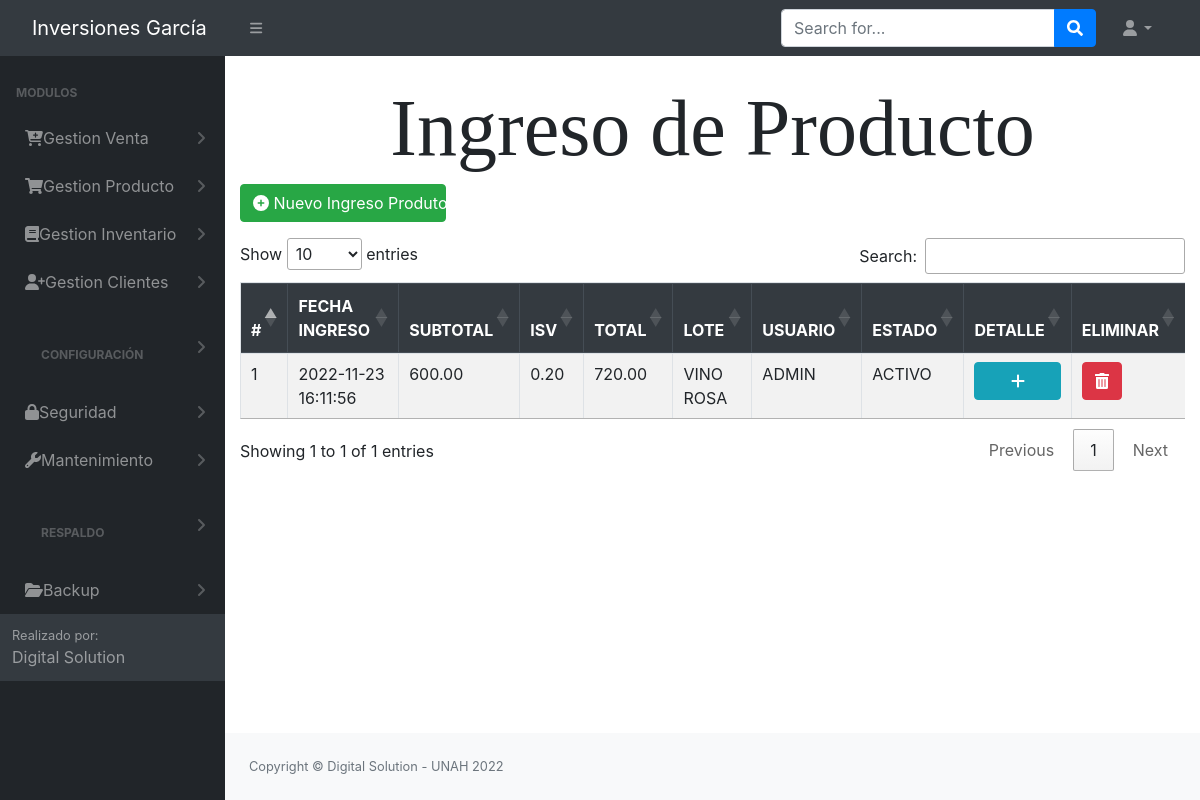
The app's page /src/Inventario_materia.php (signed in), older data.
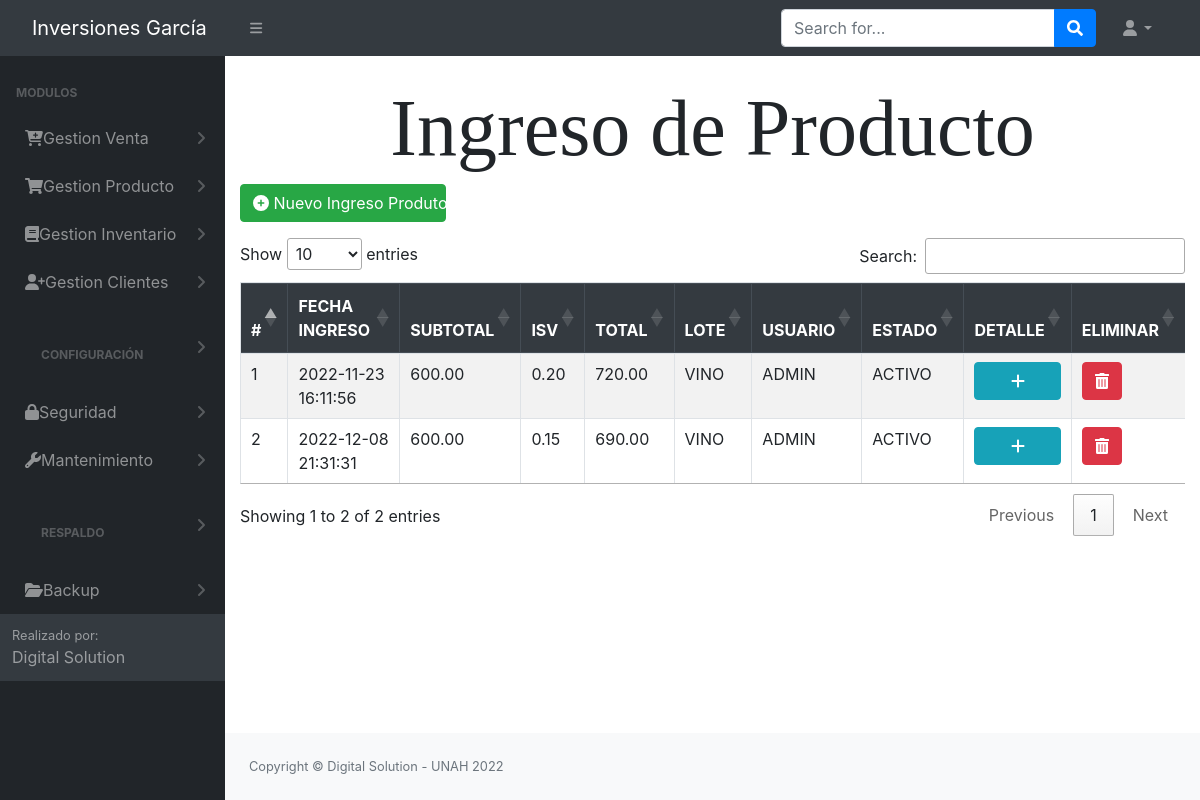
The same page, newer data.
### tables this page shows
CREATE TABLE `tbl_permisos` (
  `id_permiso` int(11) NOT NULL AUTO_INCREMENT,
  `id_rol` int(11) NOT NULL,
  `permiso_insercion` int(11) NOT NULL,
  `permiso_eliminacion` int(11) NOT NULL,
  `permiso_modificar` int(11) NOT NULL,
  `permiso_consultar` int(11) NOT NULL,
  `id_objeto` int(11) NOT NULL,
  `pdf` int(11) NOT NULL,
  PRIMARY KEY (`id_permiso`),
  KEY `id_objeto` (`id_objeto`),
  KEY `id_rol` (`id_rol`)
);

CREATE TABLE `tbl_modulos` (
  `id_objeto` int(11) NOT NULL AUTO_INCREMENT,
  `Objeto` varchar(100) NOT NULL,
  `descripcion_objeto` varchar(30) NOT NULL,
  `id_padre` int(11) NOT NULL,
  `URL` varchar(100) NOT NULL,
  PRIMARY KEY (`id_objeto`)
);

CREATE TABLE `tbl_ingreso_producto` (
  `id` int(11) NOT NULL AUTO_INCREMENT,
  `id_usuario` int(11) NOT NULL,
  `id_lote` int(11) NOT NULL,
  `sub_total` decimal(10,2) DEFAULT NULL,
  `isv` decimal(10,2) DEFAULT NULL,
  `total` decimal(10,2) NOT NULL,
  `fecha` timestamp NOT NULL DEFAULT current_timestamp() ON UPDATE current_timestamp(),
  `estado` varchar(25) DEFAULT NULL,
  PRIMARY KEY (`id`),
  KEY `id_usuario` (`id_usuario`),
  KEY `id_lote` (`id_lote`)
);

CREATE TABLE `tbl_lote` (
  `id` int(11) NOT NULL AUTO_INCREMENT,
  `descripcion` varchar(20) DEFAULT NULL,
  `cantidad` int(11) NOT NULL,
  `id_tipo_producto` int(11) NOT NULL,
  PRIMARY KEY (`id`),
  KEY `id_tipo_producto` (`id_tipo_producto`)
);

CREATE TABLE `tbl_usuario` (
  `id_usuario` int(11) NOT NULL AUTO_INCREMENT,
  `nombre` varchar(100) NOT NULL,
  `correo` varchar(100) NOT NULL,
  `usuario` varchar(20) NOT NULL,
  `clave` varchar(50) NOT NULL,
  `id_rol` int(11) NOT NULL,
  `fecha_ultima_conexion` timestamp NOT NULL DEFAULT current_timestamp() ON UPDATE current_timestamp(),
  `preguntas_contestadas` int(11) NOT NULL,
  `primer_ingreso` int(11) NOT NULL,
  `fecha_vencimiento` date NOT NULL DEFAULT '0000-00-00',
  `id_estado` int(11) NOT NULL,
  `id_empleado` int(11) NOT NULL,
  PRIMARY KEY (`id_usuario`),
  KEY `id_rol` (`id_rol`),
  KEY `estado` (`id_estado`),
  KEY `id_empleado` (`id_empleado`),
  CONSTRAINT `tbl_usuario_ibfk_1` FOREIGN KEY (`id_estado`) REFERENCES `tbl_estado` (`id_estado`),
  CONSTRAINT `tbl_usuario_ibfk_2` FOREIGN KEY (`id_rol`) REFERENCES `tbl_roles` (`id_rol`)
);

### config/conex.php (called while the page is built, shortened)
<?php
     function getConexion()
    {
        $db = new PDO('mysql:host=localhost:3306;dbname=bd_inversiones_garcia', 'root', '');
        return $db;
    }
?>

### modelos/modelo_principal.php (called while the page is built, shortened)
<?php
class ModeloPrincipal
{
    private $db;
    private $datos;
    public function __construct()
    {
        require_once '../config/conex.php';
        $this->db = getConexion();
    }
    public function insertargeneral($sql)
    {
        $this->db = getConexion();
        $resultado = $this->db->query($sql);
        if ($resultado) {
            return true;
        } else {
            return false;
        }
    }
    public function mostrargeneral($consulta)
    {
        $resu = $this->db->query($consulta);
        while ($filas = $resu->FETCHALL(PDO::FETCH_ASSOC)) {
            $this->datos[] = $filas;
        }
        return $this->datos;
    }
}

### controladores/controlador_ingreso_Prod.php (the view, shortened to what the changed rows need)
<?php
include_once '../modelos/modelo_principal.php';
include '../config/conn.php';
$id = $_SESSION['rol'];
$sql = mysqli_query($conn, "SELECT * FROM tbl_permisos where ID_OBJETO = 11 and ID_ROL = '$id'");
$row = mysqli_fetch_array($sql);
$eliminar = $row['permiso_eliminacion'];
class CompraContralador
{
    static public function mostrarIngproducto()
    {
        global $eliminar;
        $compras = new ModeloPrincipal();
        $matrizCompras = $compras->mostrargeneral("select tc.*,tp.descripcion,tu.USUARIO from tbl_ingreso_producto tc inner join tbl_lote tp ON tc.id_lote = tp.id inner join tbl_usuario tu on tc.id_usuario = tu.id_usuario");
        $ii = 0;
        if($matrizCompras != null)
        {
            foreach ($matrizCompras as $key => $value) {
                foreach ($value as $registro) {?>
                <tr>
                <td><?=$ii = $ii + 1?></td>
                  <td><?=$registro['fecha']?></td>
                    <td><?=$registro['sub_total']?></td>
                    <td><?=$registro['isv']?></td>
                    <td><?=$registro['total']?></td>
                    <td><?=$registro['descripcion']?></td>
                    <td><?=$registro['USUARIO']?></td>
                    <td><?=$registro['estado'] == '' ? 'ACTIVO' : 'CANCELADO'?></th>
                    <th><a href="../src/vista_detalle_ingProd.php?id=<?=$registro['id']?>" class='btn btn-round btn-info btn-block'><i class='fa-solid fa-plus'></i></a></th>
                    <?php
                    if ($eliminar == 1) { ?>
                        <th><a  onclick="eliminar(<?= $registro['id'] ?>)"  class='btn btn-round btn-danger' type='submit'><i class='fas fa-trash-alt'style="color: white;"></i></a></th>
                    <?php } ?>
                </tr>
                <?php }
            }
        }
    }
}

### Login/header.php (shortened to what the changed rows need)
<?php
include '../config/conn.php';
?>
<!DOCTYPE html>
<html lang="en">
    <head>
        <link href="https://cdn.jsdelivr.net/npm/simple-datatables@latest/dist/style.css" rel="stylesheet" />
        <link href="../dist/css/styles.css" rel="stylesheet" />
        <link rel="stylesheet" href="../Login/vendors/x/dist/notiflix-3.2.5.min.css" />
        <link rel="stylesheet" href="https://cdnjs.cloudflare.com/ajax/libs/twitter-bootstrap/4.1.3/css/bootstrap.css">
        <link rel="stylesheet" href="https://cdn.datatables.net/1.10.20/css/dataTables.bootstrap4.min.css">
        <link rel="stylesheet" type="text/css" href="assets/css/main.css">
        <link rel="stylesheet" type="text/css" href="assets/css/style.css">
        <link href="https://cdn.jsdelivr.net/npm/bootstrap@5.1.3/dist/css/bootstrap.min.css" rel="stylesheet">
        <link href="../dist/css/contenedor.css" rel="stylesheet" />
        <link href="../Login/vendors/bootstrap/dist/css/bootstrap.min.css" rel="stylesheet">
        <link rel="stylesheet" href="../Login/vendors/notiflix/dist/notiflix-3.2.5.min.css" />
        <link rel="stylesheet" href="https://cdnjs.cloudflare.com/ajax/libs/font-awesome/5.7.2/css/all.min.css" />
        <link rel="stylesheet" href="https://cdnjs.cloudflare.com/ajax/libs/simple-line-icons/2.4.1/css/simple-line-icons.css" />
        <link rel="stylesheet" href="https://cdn.datatables.net/1.10.19/css/jquery.dataTables.min.css" />
        <link rel="stylesheet" href="https://cdn.datatables.net/buttons/1.5.6/css/buttons.dataTables.min.css" />
    </head>
    <body class="sb-nav-fixed">
        <div id="layoutSidenav">
            <div id="layoutSidenav_nav">
                <nav class="sb-sidenav accordion sb-sidenav-dark" id="sidenavAccordion">
                    <div class="sb-sidenav-menu">
                        <div class="nav">
                            <div class="sb-sidenav-menu-heading">Modulos</div>
                            <?php
                            $rol = $_SESSION['rol'];
                            $result = mysqli_query($conn, "select * from tbl_modulos tm inner join tbl_permisos tp ON tm.ID_OBJETO = tp.ID_OBJETO where tm.ID_PADRE = 0 and tp.permiso_consultar = 1 and tp.ID_ROL = '$rol'"); ?>
                            <?php foreach ($result as $i) : ?>
                                <a class="nav-link collapsed" href="#" data-bs-toggle="collapse" data-bs-target="#pagesCollapsePersonas<?= $i['id_objeto'] ?>" aria-expanded="false" aria-controls="pagesCollapseError">
                                    &nbsp;&nbsp;<?= $i['Objeto'] ?>
                                    <div class="sb-sidenav-collapse-arrow"><i class="fas fa-angle-down"></i></div>
                                </a>
                            <?php endforeach; ?>
                    </div>
                </nav>
            </div>
            <div id="layoutSidenav_content"> <br>

### src/Inventario_materia.php (shortened to what the changed rows need)
<?php
include_once('../Login/header.php');
include '../config/conn.php';
$id = $_SESSION['rol'];
$sql = mysqli_query($conn, "SELECT * FROM tbl_permisos where ID_OBJETO = 11 and ID_ROL = '$id'");
$row = mysqli_fetch_array($sql);
$eliminar = $row['permiso_eliminacion'];
?>
    <div class="container-fluid">
     <div class="page-title">
            <h1 class=" text-center" id="letra"> Ingreso de Producto </h1>
    </div>
        <div class="row">
            <div class="col-lg-12">
            <div class="table-responsive">
                <table class="table table-striped table-bordered" id="table">
                    <thead class="thead-dark">
                        <tr>
                        <th>#</th>
                            <th>FECHA INGRESO</th>
                            <th>SUBTOTAL</th>
                            <th>ISV</th>
                            <th>TOTAL</th>
                            <th>LOTE</th>
                            <th>USUARIO</th>
                            <th>ESTADO</th>
                            <th>DETALLE</th>
                        <?php if ($eliminar == 1) { ?>
                            <th>ELIMINAR</th>
                        <?php } ?>
                        </tr>
                    </thead>
                    <tbody>
                        <?php
                    include_once '../controladores/controlador_ingreso_Prod.php';
                    CompraContralador::mostrarIngproducto();
                 ?>
                    </tbody>
                </table>
            </div>
            </div>
        </div>
 </div>
<?php
include_once('../Login/footer.php');
?>

Row changes from the older to the newer data that the page shows:
changed through a linked row, tbl_ingreso_producto (number 1 of 2 on the later page): id_lote.descripcion "VINO ROSA" → "VINO"
added tbl_ingreso_producto: ii "2", fecha "2022-12-08 21:31:31", sub_total "600.00", isv "0.15", total "690.00", id_lote.descripcion "VINO", id_usuario.usuario "ADMIN", estado "ACTIVO"
Text that changed along with them:
text written by a page script: "Show entries Search: Showing 1 to 1 of 1 entries Previous 1 Next" → "Show entries Search: Showing 1 to 2 of 2 entries Previous 1 Next"
